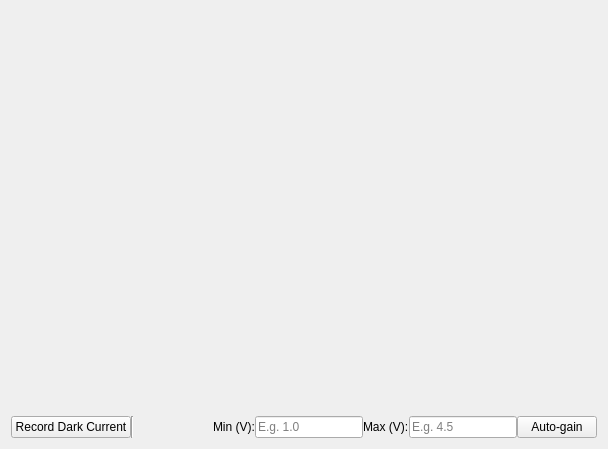
<?xml version="1.0" encoding="UTF-8"?>
<ui version="4.0">
 <class>Form</class>
 <widget class="QWidget" name="Form">
  <property name="geometry">
   <rect>
    <x>0</x>
    <y>0</y>
    <width>608</width>
    <height>449</height>
   </rect>
  </property>
  <property name="sizePolicy">
   <sizepolicy hsizetype="Preferred" vsizetype="Preferred">
    <horstretch>0</horstretch>
    <verstretch>0</verstretch>
   </sizepolicy>
  </property>
  <property name="baseSize">
   <size>
    <width>70</width>
    <height>40</height>
   </size>
  </property>
  <property name="windowTitle">
   <string>Ion Chamber Voltmeters</string>
  </property>
  <property name="autoFillBackground">
   <bool>false</bool>
  </property>
  <layout class="QVBoxLayout" name="verticalLayout_2">
   <item>
    <layout class="QVBoxLayout" name="verticalLayout1">
     <property name="spacing">
      <number>0</number>
     </property>
     <item>
      <layout class="QVBoxLayout" name="voltmeters_layout">
       <property name="spacing">
        <number>0</number>
       </property>
       <property name="rightMargin">
        <number>0</number>
       </property>
       <property name="bottomMargin">
        <number>0</number>
       </property>
       <item>
        <widget class="PyDMEmbeddedDisplay" name="voltmeter_0">
         <property name="toolTip">
          <string/>
         </property>
         <property name="styleSheet">
          <string notr="true"/>
         </property>
         <property name="frameShape">
          <enum>QFrame::NoFrame</enum>
         </property>
         <property name="macros" stdset="0">
          <string>{&quot;IC&quot;: &quot;fakeIpreKB&quot;}</string>
         </property>
         <property name="filename" stdset="0">
          <string>voltmeter.py</string>
         </property>
        </widget>
       </item>
       <item>
        <widget class="PyDMEmbeddedDisplay" name="voltmeter_2">
         <property name="toolTip">
          <string/>
         </property>
         <property name="frameShape">
          <enum>QFrame::NoFrame</enum>
         </property>
         <property name="macros" stdset="0">
          <string>{&quot;IC&quot;: &quot;fakeI0&quot;}</string>
         </property>
         <property name="filename" stdset="0">
          <string>voltmeter.py</string>
         </property>
        </widget>
       </item>
       <item>
        <widget class="PyDMEmbeddedDisplay" name="voltmeter_1">
         <property name="toolTip">
          <string/>
         </property>
         <property name="frameShape">
          <enum>QFrame::NoFrame</enum>
         </property>
         <property name="macros" stdset="0">
          <string>{&quot;IC&quot;: &quot;fakeIt&quot;}</string>
         </property>
         <property name="filename" stdset="0">
          <string>voltmeter.py</string>
         </property>
        </widget>
       </item>
       <item>
        <widget class="PyDMEmbeddedDisplay" name="voltmeter_3">
         <property name="toolTip">
          <string/>
         </property>
         <property name="frameShape">
          <enum>QFrame::NoFrame</enum>
         </property>
         <property name="macros" stdset="0">
          <string>{&quot;IC&quot;: &quot;fakeIref&quot;}</string>
         </property>
         <property name="filename" stdset="0">
          <string>voltmeter.py</string>
         </property>
        </widget>
       </item>
      </layout>
     </item>
     <item>
      <layout class="QHBoxLayout" name="horizontalLayout">
       <property name="bottomMargin">
        <number>0</number>
       </property>
       <item>
        <widget class="PyDMPushButton" name="PyDMPushButton">
         <property name="toolTip">
          <string/>
         </property>
         <property name="text">
          <string>Record Dark Current</string>
         </property>
         <property name="alarmSensitiveContent" stdset="0">
          <bool>false</bool>
         </property>
         <property name="alarmSensitiveBorder" stdset="0">
          <bool>false</bool>
         </property>
         <property name="PyDMToolTip" stdset="0">
          <string>${SCALER}_offset_start.PROC</string>
         </property>
         <property name="channel" stdset="0">
          <string>${SCALER}_offset_start.PROC</string>
         </property>
         <property name="passwordProtected" stdset="0">
          <bool>false</bool>
         </property>
         <property name="password" stdset="0">
          <string/>
         </property>
         <property name="protectedPassword" stdset="0">
          <string/>
         </property>
         <property name="showConfirmDialog" stdset="0">
          <bool>true</bool>
         </property>
         <property name="confirmMessage" stdset="0">
          <string>Is the shutter closed?</string>
         </property>
         <property name="pressValue" stdset="0">
          <string>1</string>
         </property>
         <property name="releaseValue" stdset="0">
          <string>None</string>
         </property>
         <property name="relativeChange" stdset="0">
          <bool>false</bool>
         </property>
         <property name="writeWhenRelease" stdset="0">
          <bool>false</bool>
         </property>
        </widget>
       </item>
       <item>
        <widget class="Line" name="line">
         <property name="orientation">
          <enum>Qt::Vertical</enum>
         </property>
        </widget>
       </item>
       <item>
        <spacer name="horizontalSpacer_2">
         <property name="orientation">
          <enum>Qt::Horizontal</enum>
         </property>
         <property name="sizeHint" stdset="0">
          <size>
           <width>40</width>
           <height>20</height>
          </size>
         </property>
        </spacer>
       </item>
       <item>
        <widget class="QLabel" name="label">
         <property name="text">
          <string>Min (V):</string>
         </property>
        </widget>
       </item>
       <item>
        <widget class="QLineEdit" name="volts_min_line_edit">
         <property name="toolTip">
          <string>The lower threshold (in volts) that the auto-gain plan will use for deciding when the ion chambers' pre-amp gain settings are correct.</string>
         </property>
         <property name="placeholderText">
          <string>E.g. 1.0</string>
         </property>
        </widget>
       </item>
       <item>
        <widget class="QLabel" name="label_2">
         <property name="text">
          <string>Max (V):</string>
         </property>
        </widget>
       </item>
       <item>
        <widget class="QLineEdit" name="volts_max_line_edit">
         <property name="toolTip">
          <string>The upper threshold (in volts) that the auto-gain plan will use for deciding when the ion chambers' pre-amp gain settings are correct.</string>
         </property>
         <property name="placeholderText">
          <string>E.g. 4.5</string>
         </property>
        </widget>
       </item>
       <item>
        <widget class="QueueButton" name="auto_gain_button">
         <property name="enabled">
          <bool>true</bool>
         </property>
         <property name="toolTip">
          <string>Queue a plan to automatically set the selected ion chamber gains to within the range 0.5V to 4.5V.</string>
         </property>
         <property name="text">
          <string>Auto-gain</string>
         </property>
        </widget>
       </item>
      </layout>
     </item>
    </layout>
   </item>
  </layout>
 </widget>
 <customwidgets>
  <customwidget>
   <class>PyDMEmbeddedDisplay</class>
   <extends>QFrame</extends>
   <header>pydm.widgets.embedded_display</header>
   <container>1</container>
  </customwidget>
  <customwidget>
   <class>PyDMPushButton</class>
   <extends>QPushButton</extends>
   <header>pydm.widgets.pushbutton</header>
  </customwidget>
  <customwidget>
   <class>QueueButton</class>
   <extends>QPushButton</extends>
   <header>firefly.queue_button</header>
  </customwidget>
 </customwidgets>
 <resources/>
 <connections/>
</ui>
